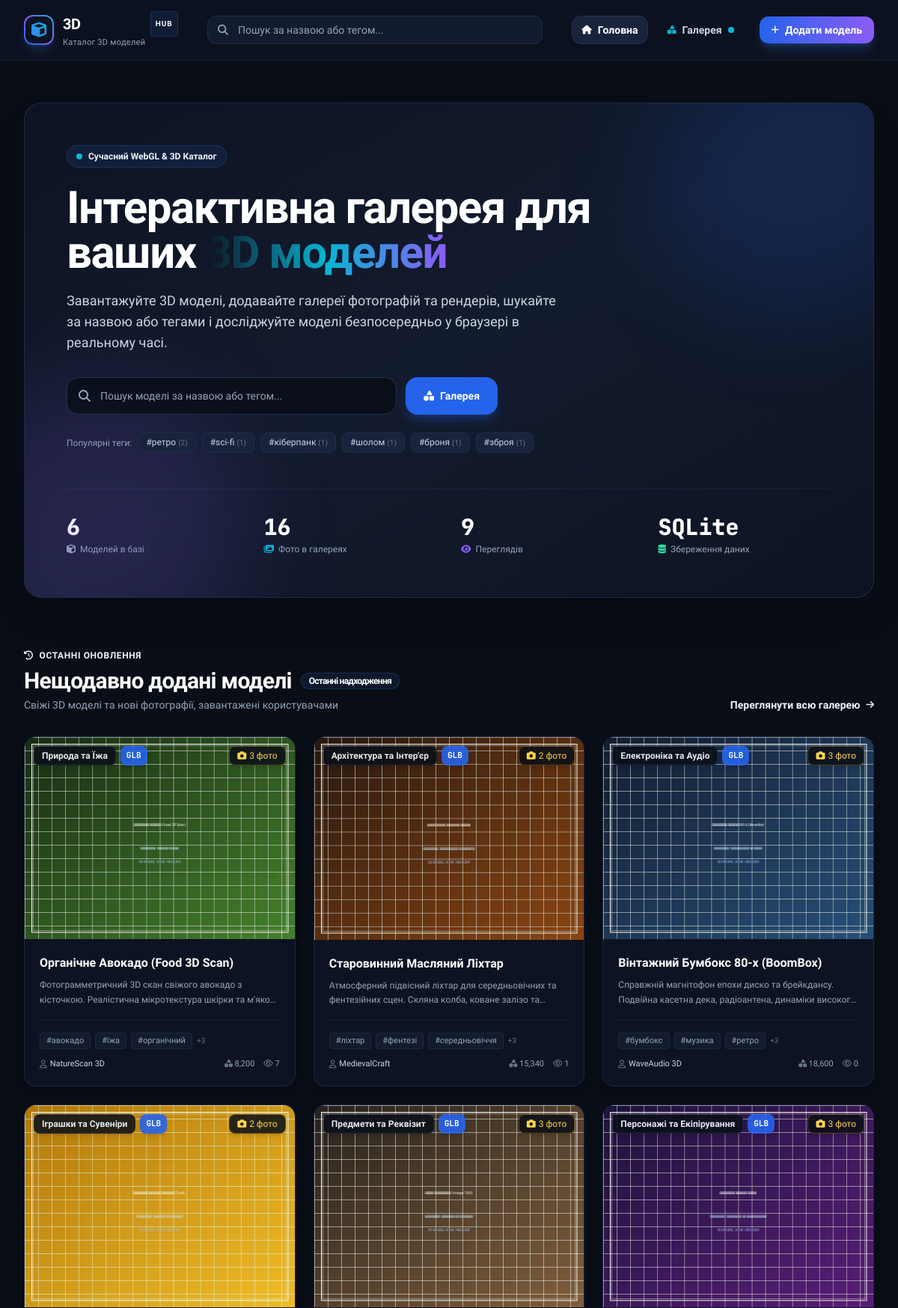
Before: / (upper part) with the older database file.
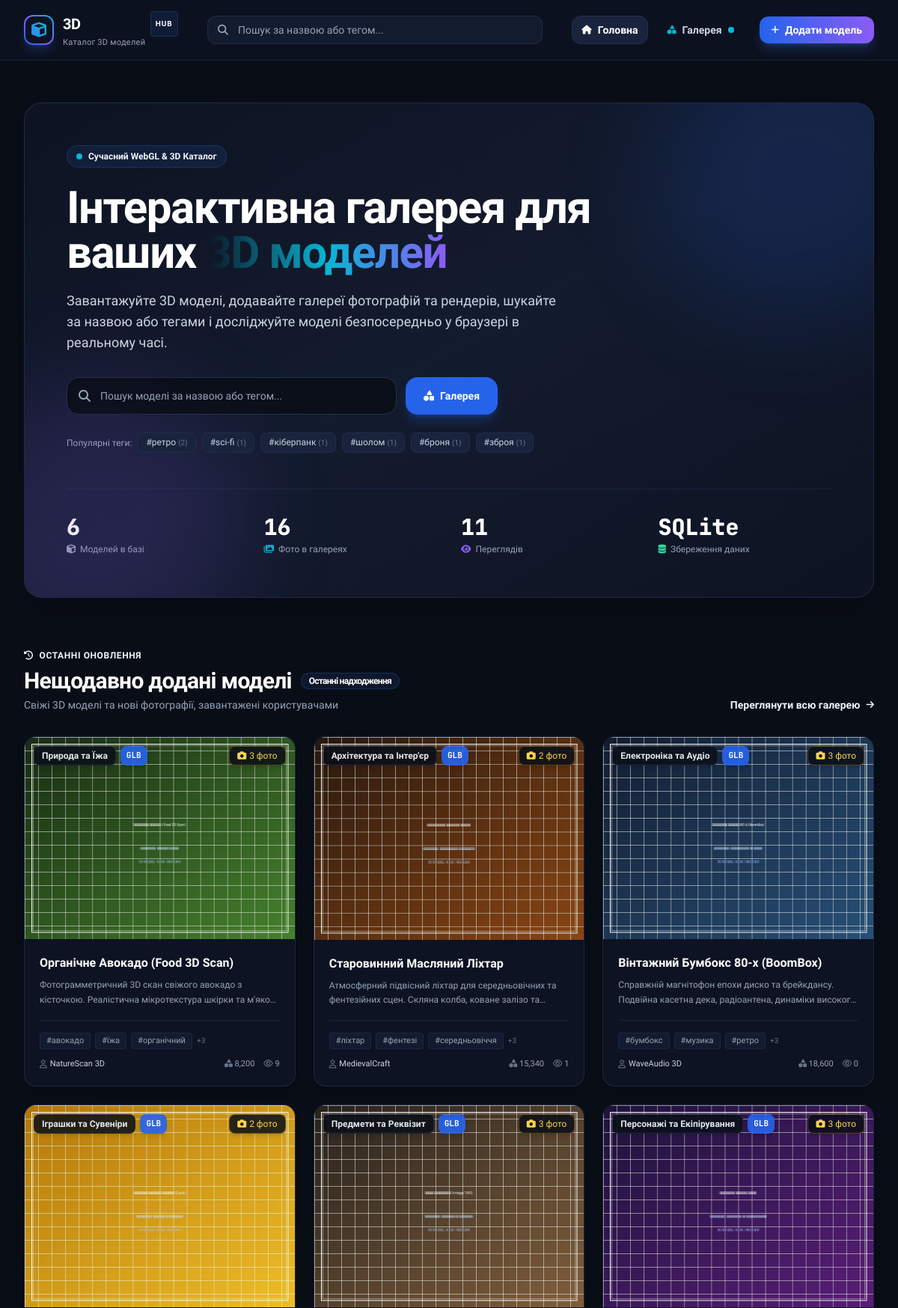
After: the same page with the newer database file.
### tables this page shows
CREATE TABLE models (
            id INTEGER PRIMARY KEY AUTOINCREMENT,
            title TEXT NOT NULL,
            description TEXT,
            category TEXT DEFAULT 'Загальне',
            tags TEXT,
            thumbnail TEXT,
            model_file TEXT,
            file_format TEXT,
            file_size INTEGER DEFAULT 0,
            poly_count TEXT,
            author TEXT DEFAULT 'Автор',
            views INTEGER DEFAULT 0,
            created_at TIMESTAMP DEFAULT CURRENT_TIMESTAMP,
            updated_at TIMESTAMP DEFAULT CURRENT_TIMESTAMP
        );

### app.py (the view)
@app.route('/')
def index():
    recent_models = database.get_recent_models(limit=6)
    stats = database.get_stats()
    popular_tags = database.get_all_tags()[:12]
    return render_template(
        'index.html',
        recent_models=recent_models,
        stats=stats,
        popular_tags=popular_tags
    )

### app.py (called while the page is built)
@app.context_processor
def inject_global_data():
    categories = [
        'Всі',
        'Персонажі та Екіпірування',
        'Предмети та Реквізит',
        'Іграшки та Сувеніри',
        'Електроніка та Аудіо',
        'Архітектура та Інтер\'єр',
        'Транспорт та Техніка',
        'Природа та Їжа',
        'Зброя та Мілітарі',
        'Інше'
    ]
    return {
        'all_categories': categories,
        'current_year': datetime.now().year
    }

### database.py (called while the page is built)
def get_db_connection():
    conn = sqlite3.connect(DB_PATH)
    conn.row_factory = sqlite3.Row
    conn.execute("PRAGMA foreign_keys = ON")
    conn.create_function("lower", 1, lambda s: str(s).lower() if s is not None else "")
    return conn

def get_recent_models(limit=6):
    conn = get_db_connection()
    models = conn.execute('''
        SELECT m.*,
               (SELECT COUNT(*) FROM model_photos WHERE model_id = m.id) AS photo_count
        FROM models m
        ORDER BY m.created_at DESC
        LIMIT ?
    ''', (limit,)).fetchall()
    conn.close()
    return models

### templates/index.html (shortened to what the changed rows need)
{% extends 'base.html' %}
{% block content %}
<div class="space-y-16 py-6 sm:py-10">
    <section class="max-w-7xl mx-auto px-4 sm:px-6 lg:px-8">
        <div class="relative rounded-3xl overflow-hidden bg-gradient-to-br from-dark-900 via-dark-850 to-dark-900 border border-dark-700/80 p-8 sm:p-14 shadow-2xl">
            <div class="relative z-10 max-w-3xl">
                <h1 class="text-3xl sm:text-5xl lg:text-6xl font-extrabold text-white tracking-tight leading-tight">
                    Інтерактивна галерея для ваших <span class="text-transparent bg-clip-text bg-gradient-to-r from-brand-400 via-accent-cyan to-accent-purple">3D моделей</span>
                </h1>
            </div>
            <div class="mt-12 pt-8 border-t border-dark-700/60 grid grid-cols-2 sm:grid-cols-4 gap-4 sm:gap-8">
                <div>
                    <div class="text-2xl sm:text-3xl font-extrabold text-white font-mono">{{ stats.total_views }}</div>
                    <div class="text-xs text-slate-400 mt-1 flex items-center gap-1.5">
                        <i class="fa-solid fa-eye text-accent-purple"></i> Переглядів
                    </div>
                </div>
            </div>
        </div>
    </section>
    <section class="max-w-7xl mx-auto px-4 sm:px-6 lg:px-8">
        <div class="flex flex-col sm:flex-row sm:items-end justify-between gap-4 mb-8">
            <div>
                <h2 class="text-2xl sm:text-3xl font-extrabold text-white tracking-tight flex items-center gap-3">
                    Нещодавно додані моделі
                    <span class="text-xs font-semibold px-2.5 py-0.5 rounded-full bg-brand-500/10 text-brand-400 border border-brand-500/20">
                        Останні надходження
                    </span>
                </h2>
            </div>
        </div>
        {% if recent_models %}
        <div class="grid grid-cols-1 sm:grid-cols-2 lg:grid-cols-3 gap-6">
            {% for model in recent_models %}
            <article class="group bg-dark-900 border border-dark-700/70 hover:border-brand-500/50 rounded-2xl overflow-hidden shadow-lg hover:shadow-brand-500/10 transition-all duration-300 flex flex-col">
                <div class="relative aspect-[4/3] bg-dark-950 overflow-hidden">
                    {% if model.thumbnail %}
                    <img
                        src="{{ url_for('static', filename=model.thumbnail.replace('static/', '')) }}"
                        alt="{{ model.title }}"
                        class="w-full h-full object-cover group-hover:scale-105 transition-transform duration-500"
                        loading="lazy"
                    >
                    {% else %}
                    <div class="w-full h-full flex flex-col items-center justify-center text-slate-500 bg-dark-900">
                        <i class="fa-solid fa-cube text-4xl mb-2"></i>
                        <span class="text-xs">Без обкладинки</span>
                    </div>
                    {% endif %}
                    <div class="absolute top-3 left-3 flex flex-wrap gap-1.5">
                        <span class="px-2.5 py-1 rounded-lg text-xs font-semibold bg-dark-950/85 backdrop-blur-md text-slate-200 border border-dark-700/60 shadow-md">
                            {{ model.category }}
                        </span>
                        {% if model.file_format %}
                        <span class="px-2 py-1 rounded-lg text-[11px] font-mono font-bold bg-brand-600/90 text-white shadow-md">
                            {{ model.file_format }}
                        </span>
                        {% endif %}
                    </div>
                    <div class="absolute top-3 right-3 flex items-center gap-1 px-2.5 py-1 rounded-lg text-xs font-medium bg-dark-950/85 backdrop-blur-md text-amber-300 border border-amber-500/30 shadow-md">
                        <i class="fa-solid fa-camera"></i>
                        <span>{{ model.photo_count }} фото</span>
                    </div>
                </div>
                <div class="p-5 flex-1 flex flex-col justify-between">
                    <div>
                        <h3 class="text-base font-bold text-white group-hover:text-brand-400 transition-colors line-clamp-1">
                            <a href="{{ url_for('model_detail', model_id=model.id) }}">
                                {{ model.title }}
                            </a>
                        </h3>
                        <p class="mt-2 text-xs text-slate-400 line-clamp-2 leading-relaxed">
                            {{ model.description or 'Опис відсутній.' }}
                        </p>
                    </div>
                    <div class="mt-4 pt-4 border-t border-dark-800">
                        {% if model.tags %}
                        <div class="flex flex-wrap gap-1.5 mb-3">
                            {% for tag in model.tags.split(',')[:3] %}
                            <a href="{{ url_for('gallery', tag=tag.strip()) }}" class="text-[11px] text-slate-400 hover:text-brand-300 bg-dark-850 hover:bg-dark-800 px-2 py-0.5 rounded border border-dark-700/60 transition-colors">
                                #{{ tag.strip() }}
                            </a>
                            {% endfor %}
                            {% if model.tags.split(',')|length > 3 %}
                            <span class="text-[10px] text-slate-500 self-center">+{{ model.tags.split(',')|length - 3 }}</span>
                            {% endif %}
                        </div>
                        {% endif %}
                        <div class="flex items-center justify-between text-[11px] text-slate-400">
                            <span class="flex items-center gap-1 text-slate-300 font-medium">
                                <i class="fa-regular fa-user text-slate-500"></i> {{ model.author }}
                            </span>
                            <div class="flex items-center gap-3">
                                <span><i class="fa-solid fa-shapes text-slate-500"></i> {{ model.poly_count or 'N/A' }}</span>
                                <span><i class="fa-regular fa-eye text-slate-500"></i> {{ model.views }}</span>
                            </div>
                        </div>
                    </div>
                </div>
            </article>
            {% endfor %}
        </div>
        {% endif %}
    </section>
</div>
{% endblock %}

Changed rows visible on the page:
changed models "Органічне Авокадо (Food 3D Scan)": views "7" → "9"
Other visible differences:
{{ stats.total_views }}: "9" → "11"
